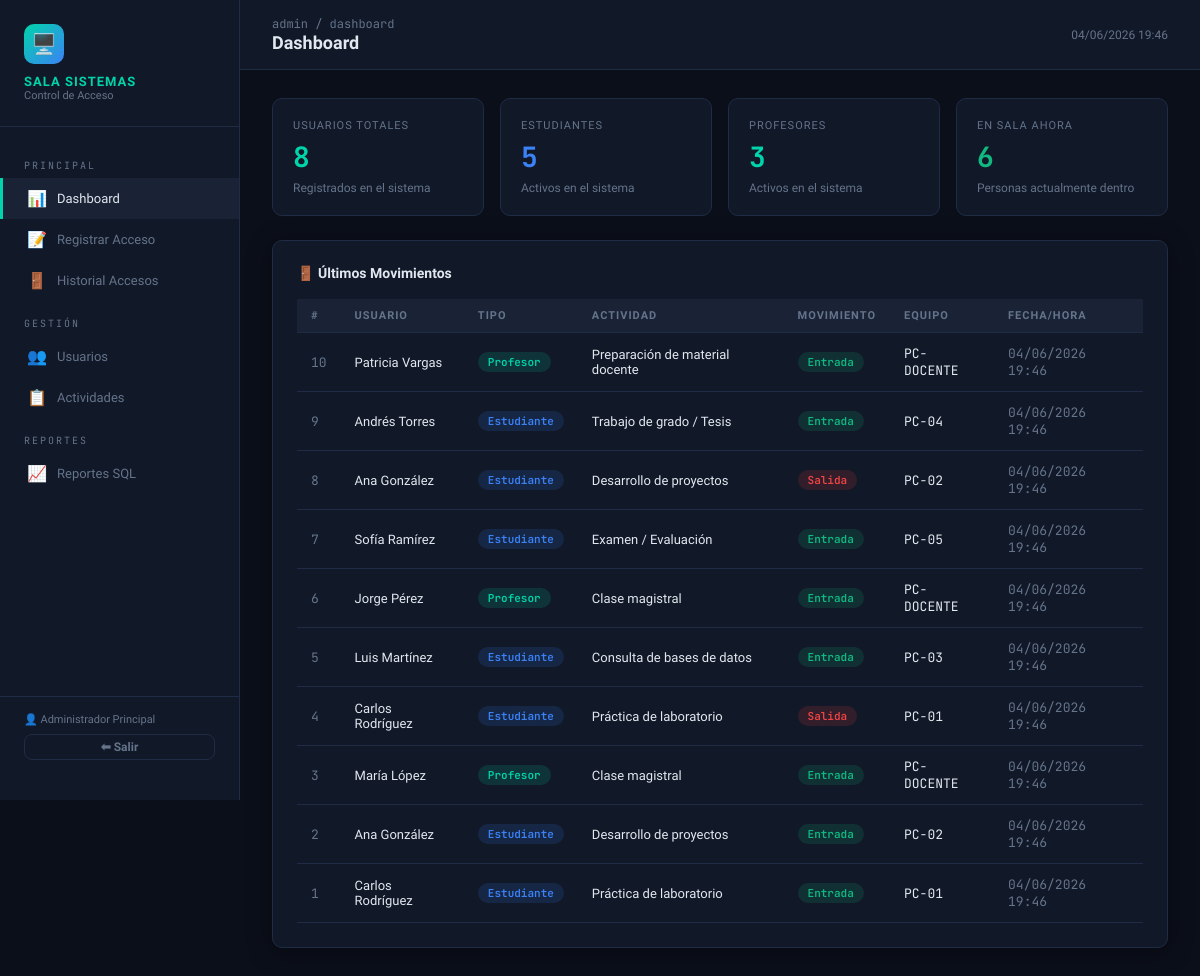
The app's page /admin/dashboard.php (signed in) with its own data.
### tables this page shows
CREATE TABLE IF NOT EXISTS registros_acceso (
    id_registro         INT             AUTO_INCREMENT,
    id_usuario          INT             NOT NULL,                           
    id_actividad        INT             NOT NULL,                           
    tipo_movimiento     ENUM('entrada','salida') NOT NULL,                  
    fecha_hora          TIMESTAMP       NOT NULL DEFAULT CURRENT_TIMESTAMP,
    observaciones       TEXT            NULL,
    equipo_asignado     VARCHAR(50)     NULL,
    registrado_por      VARCHAR(100)    DEFAULT 'Sistema',
    CONSTRAINT pk_registros    PRIMARY KEY (id_registro),                  
    CONSTRAINT fk_usuario      FOREIGN KEY (id_usuario)
        REFERENCES usuarios(id_usuario) ON DELETE RESTRICT ON UPDATE CASCADE,
    CONSTRAINT fk_actividad    FOREIGN KEY (id_actividad)
        REFERENCES actividades_catalogo(id_actividad) ON DELETE RESTRICT ON UPDATE CASCADE
);

CREATE TABLE IF NOT EXISTS usuarios (
    id_usuario          INT             AUTO_INCREMENT,
    numero_identificacion VARCHAR(20)   NOT NULL,                           
    nombre              VARCHAR(100)    NOT NULL,                           
    apellido            VARCHAR(100)    NOT NULL,                           
    tipo_usuario        ENUM('estudiante','profesor') NOT NULL,             
    programa_facultad   VARCHAR(150)    DEFAULT 'No especificado',          
    email               VARCHAR(150)    NULL,
    telefono            VARCHAR(20)     NULL,
    estado              ENUM('activo','inactivo') NOT NULL DEFAULT 'activo',
    fecha_registro      TIMESTAMP       DEFAULT CURRENT_TIMESTAMP,
    CONSTRAINT pk_usuarios   PRIMARY KEY (id_usuario),                     
    CONSTRAINT uq_identificacion UNIQUE (numero_identificacion)             
);

CREATE TABLE IF NOT EXISTS actividades_catalogo (
    id_actividad        INT             AUTO_INCREMENT,
    nombre_actividad    VARCHAR(150)    NOT NULL,                           
    descripcion         TEXT            NULL,
    aplica_para         ENUM('estudiante','profesor','ambos') NOT NULL DEFAULT 'ambos',
    CONSTRAINT pk_actividades PRIMARY KEY (id_actividad)                   
);

### admin/dashboard.php (the view, shortened to what this page needs)
<?php
$db = getDB();
$totalUsuarios   = $db->query("SELECT COUNT(*) FROM usuarios")->fetchColumn();
$totalEstudiantes= $db->query("SELECT COUNT(*) FROM usuarios WHERE tipo_usuario='estudiante'")->fetchColumn();
$totalProfesores = $db->query("SELECT COUNT(*) FROM usuarios WHERE tipo_usuario='profesor'")->fetchColumn();
$enSala          = $db->query("
    SELECT COUNT(DISTINCT u.id_usuario)
    FROM usuarios u
    WHERE u.id_usuario IN (
        SELECT r1.id_usuario FROM registros_acceso r1
        WHERE r1.id_registro = (
            SELECT id_registro FROM registros_acceso r2
            WHERE r2.id_usuario = r1.id_usuario
            ORDER BY fecha_hora DESC, id_registro DESC LIMIT 1
        ) AND r1.tipo_movimiento = 'entrada'
    )
")->fetchColumn();
$ultimosRegistros = $db->query("
    SELECT r.id_registro, u.nombre, u.apellido, u.tipo_usuario,
           a.nombre_actividad, r.tipo_movimiento, r.fecha_hora, r.equipo_asignado
    FROM registros_acceso r
    JOIN usuarios u ON r.id_usuario = u.id_usuario
    JOIN actividades_catalogo a ON r.id_actividad = a.id_actividad
    ORDER BY r.fecha_hora DESC, r.id_registro DESC
    LIMIT 10
")->fetchAll();
?>
<!DOCTYPE html>
<html lang="es">
<head>
  <link rel="stylesheet" href="../assets/css/style.css">
</head>
<body>
<div class="wrapper">
  <?php include '../includes/sidebar.php'; ?>
  <div class="main-content">
    <div class="topbar">
      <div>
        <div class="breadcrumb">admin / dashboard</div>
        <h1>Dashboard</h1>
      </div>
      <div style="font-size:12px;color:var(--text-muted);"><?= date('d/m/Y H:i') ?></div>
    </div>
    <div class="page-body">
      <div class="stat-grid">
        <div class="stat-card">
          <div class="label">Usuarios Totales</div>
          <div class="value"><?= $totalUsuarios ?></div>
          <div class="sub">Registrados en el sistema</div>
        </div>
        <div class="stat-card">
          <div class="label">Estudiantes</div>
          <div class="value" style="color:var(--accent2)"><?= $totalEstudiantes ?></div>
          <div class="sub">Activos en el sistema</div>
        </div>
        <div class="stat-card">
          <div class="label">Profesores</div>
          <div class="value"><?= $totalProfesores ?></div>
          <div class="sub">Activos en el sistema</div>
        </div>
        <div class="stat-card">
          <div class="label">En Sala Ahora</div>
          <div class="value" style="color:var(--success)"><?= $enSala ?></div>
          <div class="sub">Personas actualmente dentro</div>
        </div>
      </div>
      <div class="card">
        <div class="card-title">🚪 Últimos Movimientos</div>
        <div class="table-wrap">
          <table>
            <thead>
              <tr>
                <th>#</th>
                <th>Usuario</th>
                <th>Tipo</th>
                <th>Actividad</th>
                <th>Movimiento</th>
                <th>Equipo</th>
                <th>Fecha/Hora</th>
              </tr>
            </thead>
            <tbody>
              <?php foreach ($ultimosRegistros as $r): ?>
              <tr>
                <td class="mono text-muted"><?= $r['id_registro'] ?></td>
                <td><?= htmlspecialchars($r['nombre'] . ' ' . $r['apellido']) ?></td>
                <td><span class="badge badge-<?= $r['tipo_usuario'] ?>"><?= ucfirst($r['tipo_usuario']) ?></span></td>
                <td><?= htmlspecialchars($r['nombre_actividad']) ?></td>
                <td><span class="badge badge-<?= $r['tipo_movimiento'] ?>"><?= ucfirst($r['tipo_movimiento']) ?></span></td>
                <td class="mono"><?= htmlspecialchars($r['equipo_asignado'] ?? '—') ?></td>
                <td class="mono text-muted"><?= date('d/m/Y H:i', strtotime($r['fecha_hora'])) ?></td>
              </tr>
              <?php endforeach; ?>
            </tbody>
          </table>
        </div>
      </div>
    </div>
  </div>
</div>
</body>
</html>

### includes/sidebar.php
<?php
$currentPage = basename($_SERVER['PHP_SELF']);
?>
<nav class="sidebar">
  <div class="sidebar-logo">
    <div class="logo-icon">🖥️</div>
    <h2>Sala Sistemas</h2>
    <p>Control de Acceso</p>
  </div>
  <div class="nav-section">Principal</div>
  <a href="dashboard.php"   class="nav-item <?= $currentPage==='dashboard.php'  ?'active':'' ?>"><span class="icon">📊</span><span>Dashboard</span></a>
  <a href="registro.php"    class="nav-item <?= $currentPage==='registro.php'   ?'active':'' ?>"><span class="icon">📝</span><span>Registrar Acceso</span></a>
  <a href="accesos.php"     class="nav-item <?= $currentPage==='accesos.php'    ?'active':'' ?>"><span class="icon">🚪</span><span>Historial Accesos</span></a>
  <div class="nav-section">Gestión</div>
  <a href="usuarios.php"    class="nav-item <?= $currentPage==='usuarios.php'   ?'active':'' ?>"><span class="icon">👥</span><span>Usuarios</span></a>
  <a href="actividades.php" class="nav-item <?= $currentPage==='actividades.php'?'active':'' ?>"><span class="icon">📋</span><span>Actividades</span></a>
  <div class="nav-section">Reportes</div>
  <a href="reportes.php"    class="nav-item <?= $currentPage==='reportes.php'   ?'active':'' ?>"><span class="icon">📈</span><span>Reportes SQL</span></a>
  <div class="sidebar-footer">
    <div style="font-size:11px;margin-bottom:8px;">👤 <?= htmlspecialchars($_SESSION['admin_name'] ?? 'Admin') ?></div>
    <a href="../logout.php" class="btn btn-secondary btn-sm" style="width:100%;justify-content:center;">⬅ Salir</a>
  </div>
</nav>

### records on screen
registros_acceso: id_registro "10", id_usuario.apellido "Patricia Vargas", id_usuario.tipo_usuario "Profesor", id_actividad.nombre_actividad "Preparación de material docente", tipo_movimiento "Entrada", equipo_asignado "PC-DOCENTE", fecha_hora "04/06/2026 19:46"
registros_acceso: id_registro "9", id_usuario.apellido "Andrés Torres", id_usuario.tipo_usuario "Estudiante", id_actividad.nombre_actividad "Trabajo de grado / Tesis", tipo_movimiento "Entrada", equipo_asignado "PC-04", fecha_hora "04/06/2026 19:46"
registros_acceso: id_registro "8", id_usuario.apellido "Ana González", id_usuario.tipo_usuario "Estudiante", id_actividad.nombre_actividad "Desarrollo de proyectos", tipo_movimiento "Salida", equipo_asignado "PC-02", fecha_hora "04/06/2026 19:46"
registros_acceso: id_registro "7", id_usuario.apellido "Sofía Ramírez", id_usuario.tipo_usuario "Estudiante", id_actividad.nombre_actividad "Examen / Evaluación", tipo_movimiento "Entrada", equipo_asignado "PC-05", fecha_hora "04/06/2026 19:46"
registros_acceso: id_registro "6", id_usuario.apellido "Jorge Pérez", id_usuario.tipo_usuario "Profesor", id_actividad.nombre_actividad "Clase magistral", tipo_movimiento "Entrada", equipo_asignado "PC-DOCENTE", fecha_hora "04/06/2026 19:46"
registros_acceso: id_registro "5", id_usuario.apellido "Luis Martínez", id_usuario.tipo_usuario "Estudiante", id_actividad.nombre_actividad "Consulta de bases de datos", tipo_movimiento "Entrada", equipo_asignado "PC-03", fecha_hora "04/06/2026 19:46"
registros_acceso: id_registro "4", id_usuario.apellido "Carlos Rodríguez", id_usuario.tipo_usuario "Estudiante", id_actividad.nombre_actividad "Práctica de laboratorio", tipo_movimiento "Salida", equipo_asignado "PC-01", fecha_hora "04/06/2026 19:46"
registros_acceso: id_registro "3", id_usuario.apellido "María López", id_usuario.tipo_usuario "Profesor", id_actividad.nombre_actividad "Clase magistral", tipo_movimiento "Entrada", equipo_asignado "PC-DOCENTE", fecha_hora "04/06/2026 19:46"
registros_acceso: id_registro "2", id_usuario.apellido "Ana González", id_usuario.tipo_usuario "Estudiante", id_actividad.nombre_actividad "Desarrollo de proyectos", tipo_movimiento "Entrada", equipo_asignado "PC-02", fecha_hora "04/06/2026 19:46"
registros_acceso: id_registro "1", id_usuario.apellido "Carlos Rodríguez", id_usuario.tipo_usuario "Estudiante", id_actividad.nombre_actividad "Práctica de laboratorio", tipo_movimiento "Entrada", equipo_asignado "PC-01", fecha_hora "04/06/2026 19:46"

### other values on screen
$_SESSION['admin_name'] "Administrador Principal"
$totalUsuarios "8"
$totalEstudiantes "5"
$totalProfesores "3"
$enSala "6"
